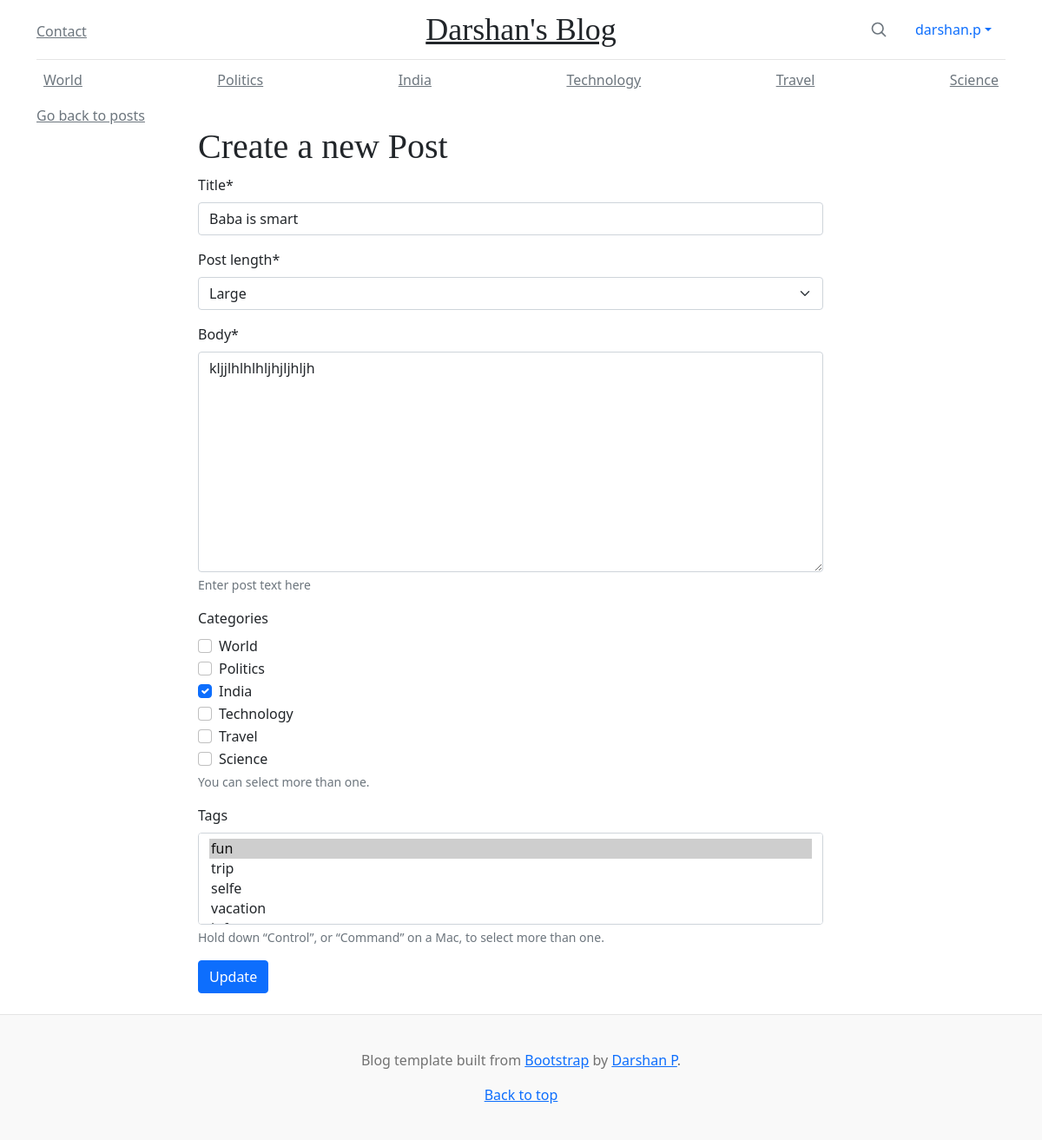
Page /posts/baba-is-dumb/update (signed in) on the earlier database version.
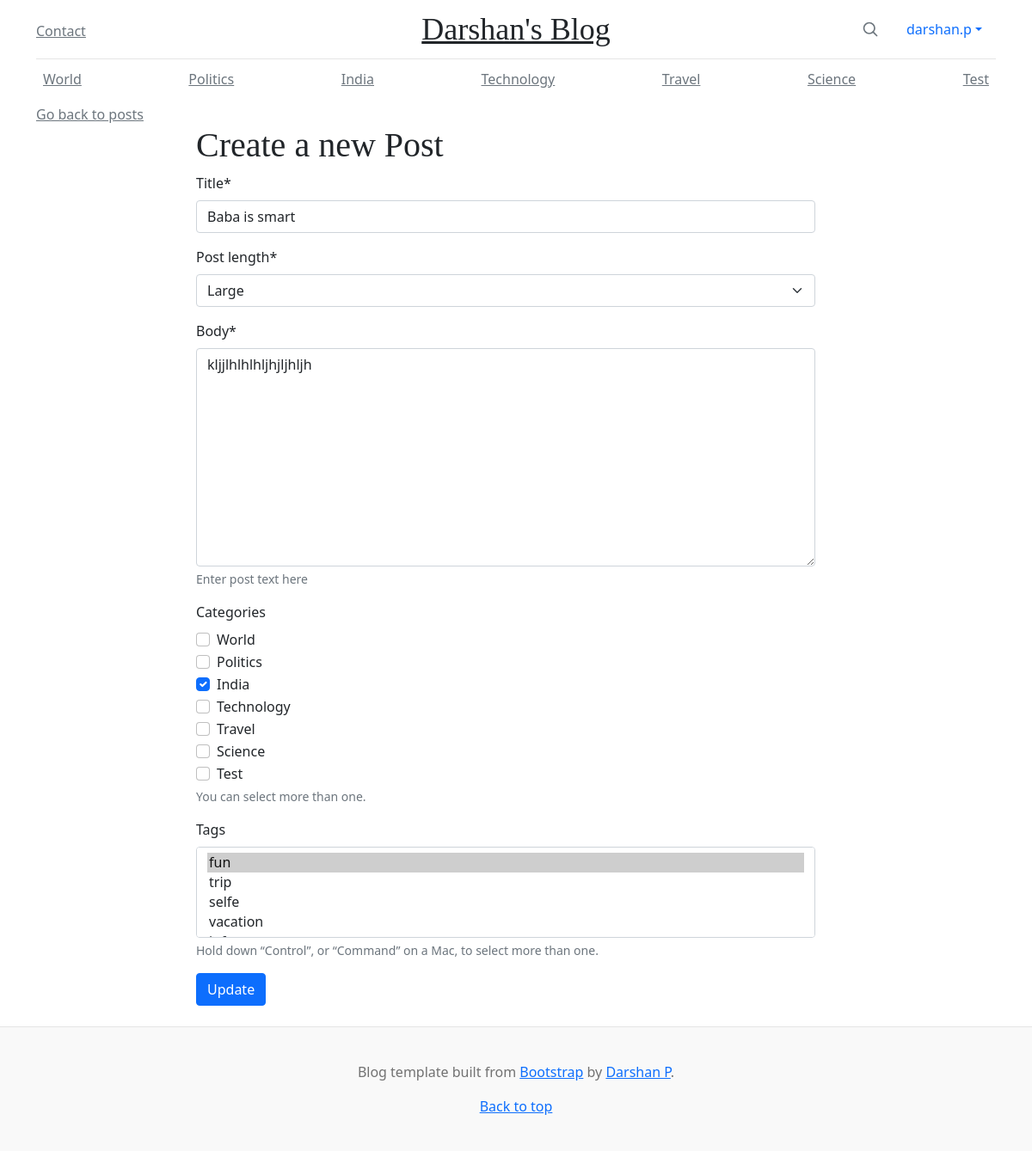
Same page on the later database version.
### blog/models.py (models this page shows)
class Category(models.Model):
    class Meta:
        verbose_name_plural = 'Categories'
    name = models.CharField(max_length=50, unique=True)
    def __str__(self):
        return self.name

### blog/views.py (the view, shortened to what this page needs)
# urls.py: path('posts/<slug:slug>/update', views.PostUpdateView.as_view(), name='post_update'),
class PostUpdateView(LoginRequiredMixin, SuccessMessageMixin, generic.UpdateView):
    model = Post
    form_class = PostModelForm
    template_name = "blog/post_update.html"
    success_message = "Post with title '{title}' was updated successfully"

### blog/forms.py
class PostModelForm(forms.ModelForm):
    class Meta:
        model = Post
        fields = (
            'title',
            'post_length',
            'body',
            'categories',
            'tags'
        )
    categories = forms.ModelMultipleChoiceField(
        queryset=Category.objects.all(),
        widget=forms.CheckboxSelectMultiple,
        required=False,
        help_text='You can select more than one.'
    )

### blog/context_processors.py (called while the page is built)
def categories(request):
    return {
        'categories': Category.objects.order_by('id')
    }

### blog/models.py (called while the page is built)
    def __str__(self):
        return self.name

### blog/templates/blog/post_update.html (shortened to what this page needs)
{% extends "base.html" %}
{% load crispy_forms_tags %}
{% block content %}
<div class="row">
    <a href="{% url 'blog:post_list' %}" class="link-secondary">Go back to posts</a>
    <div class="row justify-content-center">
        <div class="col-8">
            <h1>Create a new Post</h1>
            <form method="post" class="uniForm">
                {{ form | crispy }}
                <button class="btn btn-primary mb-4" type="submit">
                    Update
                </button>
            </form>
        </div>
    </div>
</div>
{% endblock %}

### templates/navbar_top.html (shortened to what this page needs)
<div class="container">
    <header class="blog-header py-3">
        <div class="row flex-nowrap justify-content-between align-items-center">
          <div class="col-4 pt-1">
            <a class="link-secondary" href="{% url 'contact' %}">Contact</a></div>
          <div class="col-4 text-center">
            <a class="blog-header-logo text-dark" href="{% url 'blog:blog_home' %}">Darshan's Blog</a>
          </div>
          <div class="col-4 d-flex justify-content-end align-items-center">
            <a class="link-secondary" href="#" aria-label="Search">
              <svg xmlns="http://www.w3.org/2000/svg" width="20" height="20" fill="none" stroke="currentColor" stroke-linecap="round" stroke-linejoin="round" stroke-width="2" class="mx-3" role="img" viewBox="0 0 24 24"><title>Search</title><circle cx="10.5" cy="10.5" r="7.5"/><path d="M21 21l-5.2-5.2"/></svg>
            </a>
            {% if request.user.is_authenticated %}
            <ul class="nav nav-pills">
              <li class="nav-item dropdown">
                <a class="nav-link dropdown-toggle" data-bs-toggle="dropdown" href="#" role="button" aria-expanded="false">{{ request.user.username }}</a>
              </li>
            </ul>
            {% else %}
            <a href="{% url 'login' %}" class="btn btn-default">Login</a>
            {% endif %}
          </div>
        </div>
      </header>
    {% if request.user.is_authenticated %}
    <div class="nav-scroller py-1 mb-2">
        <nav class="nav d-flex justify-content-between">
        {% for category in categories %}
            <a class="p-2 link-secondary" href="#">{{category}}</a>
        {% endfor %}
        </nav>
      </div>
    {% endif %}
</div>

Differences in the rows shown:
added Category: name "Test"
Other differences:
form field categories: "☐ ☐ ☑ ☐ ☐ ☐" → "☐ ☐ ☑ ☐ ☐ ☐ ☐"
text no longer shown: "Title * Post length * Body * Enter post text here Categories World Politics India Technology Travel Science You can select more than one. Tags Hold down “Control”, or “Command” on a Mac, to select more than one."
text now shown: "Title * Post length * Body * Enter post text here Categories World Politics India Technology Travel Science Test You can select more than one. Tags Hold down “Control”, or “Command” on a Mac, to select more than one."
